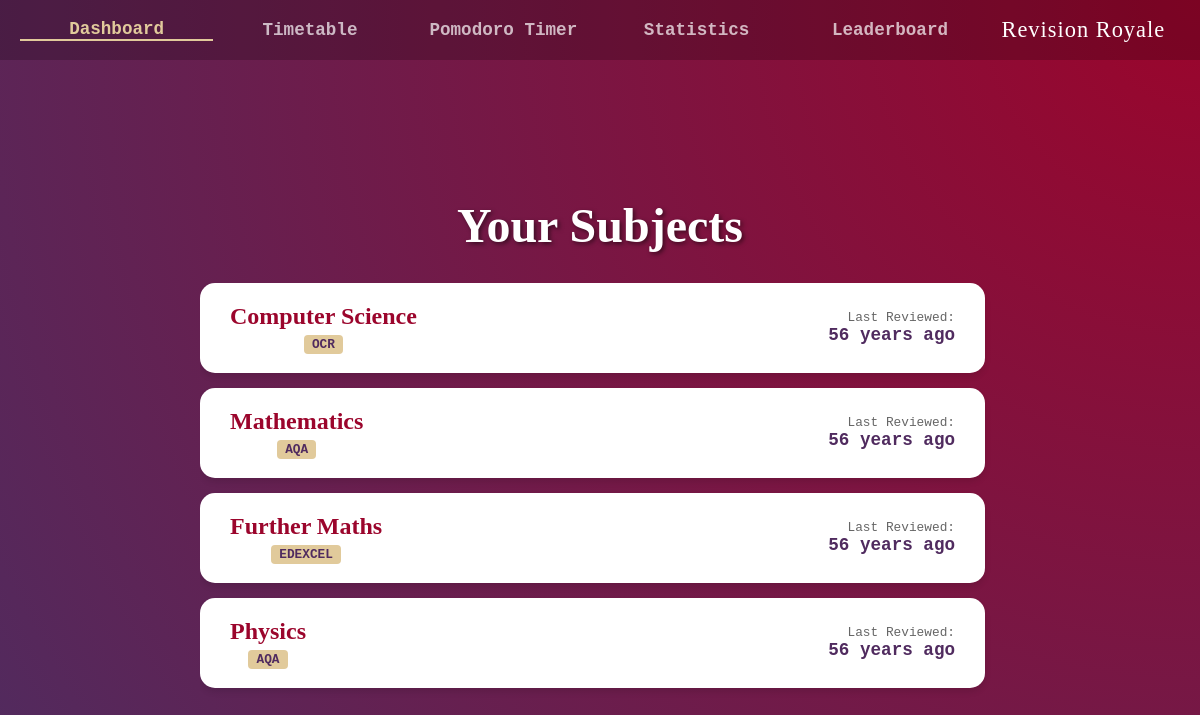
Page /dashboard (signed in) on the committed database.
### tables this page shows
CREATE TABLE Subjects
(SubjectID INTEGER PRIMARY KEY AUTOINCREMENT,
SubjectName TEXT,
ExamBoard TEXT,
TimeSpent INTEGER,
LastReviewed INTEGER,
Priority REAL,
Username TEXT,
FOREIGN KEY(Username) REFERENCES Users(Username));

### app.py (the view)
@app.route("/dashboard", methods=["GET"])
def DashboardPage():
    if "user" not in session:
        return render_template("login.html")
    User: Record = AuthenticationModule.GetUserRecord(session["user"])
    if User.GetAttribute("SetupComplete").Value == 0:
        return redirect("/setup-subjects")
    SubjectRecords: list[Record] = ProgramDatabase.GetAllRecords("Subjects", AttributeValue("Username", "TEXT", session["user"]))
    if SubjectRecords == None or SubjectRecords == []:
        return redirect('/setup-subjects')
    Subjects = []
    for Subject in SubjectRecords:
        Subjects.append({"SubjectName": Subject.GetAttribute("SubjectName").Value,
                         "ExamBoard": Subject.GetAttribute("ExamBoard").Value,
                         "LastReviewed": arrow.get(Subject.GetAttribute("LastReviewed").Value).humanize()})
    return render_template("authenticated/dashboard.html", ActivePage="dashboard", Subjects=Subjects)

### modules.py (called while the page is built)
def GetAttributeValueFromList(Attributes: list[AttributeValue], Name: str) -> AttributeValue:
    for Attribute in Attributes:
        if Attribute.Name == Name:
            return Attribute
    return None

    def GetAttribute(self, Name: str) -> AttributeValue:
        return GetAttributeValueFromList(self.Attributes, Name)

    def GetUserRecord(self, Username: str) -> Record:
        return self.ProgramDatabase.GetRecord("Users", AttributeValue("Username", "", Username))

### templates/authenticated/dashboard.html
{% extends "authenticated/authenticated_base.html" %}
{% block app_content %}
<div class="dashboard-container">
    <h1 class="page-title">Your Subjects</h1>
    <div class="subject-list-container">
        {% if Subjects %}
            {% for Subject in Subjects %}
            <div class="subject-card">
                <div class="subject-info">
                    <h2 class="subject-name">{{ Subject.SubjectName }}</h2>
                    <span class="exam-board-tag">{{ Subject.ExamBoard }}</span>
                </div>
                <div class="last-reviewed">
                    <span class="label">Last Reviewed:</span>
                    <span class="time">{{ Subject.LastReviewed }}</span>
                </div>
            </div>
            {% endfor %}
        {% else %}
            <div class="empty-state">
                <p>No subjects found.</p>
                <a href="/setup-subjects" class="btn">Add Subjects</a>
            </div>
        {% endif %}
    </div>
</div>
{% endblock %}

### templates/authenticated/authenticated_base.html
{% extends "base.html" %}
{% block content %}
<nav class="top-nav">
    <a href="/dashboard" class="nav-item {{ 'active' if ActivePage == 'dashboard' }}">Dashboard</a>
    <a href="/timetable" class="nav-item {{ 'active' if ActivePage == 'timetable' }}">Timetable</a>
    <a href="/timer" class="nav-item {{ 'active' if ActivePage == 'timer' }}">Pomodoro Timer</a>
    <a href="/statistics" class="nav-item {{ 'active' if ActivePage == 'statistics' }}">Statistics</a>
    <a href="/leaderboard" class="nav-item {{ 'active' if ActivePage == 'leaderboard' }}">Leaderboard</a>
    <span class="nav-brand">Revision Royale</span>
</nav>
<div class="app-container">
    {% block app_content %}{% endblock %}
</div>
{% endblock %}

### templates/base.html (shortened to what this page needs)
<!DOCTYPE html>
<html lang="en">
<head>
    <link rel="stylesheet" href="{{ url_for('static', filename='style.css') }}" type="text/css"/>
</head>
<body>
    <main>
        {% block content %}{% endblock %}
    </main>
</body>
</html>

### static/style.css (style rules this page uses)
* { margin: 0; padding: 0; box-sizing: border-box; }
body { height: 100vh; display: flex; justify-content: center; align-items: center; color: white; font-family: 'Courier New', Courier, monospace; background: radial-gradient(circle at top right, #9b052cff, #502b5fff); text-align: center; }
h1 { font-family: 'Royale', 'Courier New', serif; font-size: 5rem; margin-bottom: 5px; }
.top-nav { position: fixed; top: 0; left: 0; width: 100%; height: 60px; background-color: rgba(0, 0, 0, 0.2); display: flex; align-items: center; justify-content: space-around; padding: 0 20px; z-index: 1000; }
.nav-item { color: rgba(255, 255, 255, 0.7); text-decoration: none; font-size: 1.1rem; font-weight: bold; transition: color 0.3s ease; flex: 1; text-align: center; }
.nav-item.active { color: #e1ca9bff; border-bottom: 2px solid #e1ca9bff; }
.nav-brand { flex: 1; text-align: center; font-family: 'Royale', serif; font-size: 1.4rem; color: white; letter-spacing: 1px; }
.app-container { margin-top: 80px; width: 100%; display: flex; justify-content: center; }
.dashboard-container { width: 800px; display: flex; flex-direction: column; align-items: center; padding-top: 20px; }
.page-title { font-family: 'Royale', serif; font-size: 3rem; margin-bottom: 30px; text-shadow: 2px 2px 4px rgba(0,0,0,0.5); }
.subject-list-container { width: 100%; max-height: 60vh; overflow-y: auto; padding-right: 15px; scrollbar-width: thin; scrollbar-color: #e1ca9bff #9b052cff; }
.subject-card { background-color: white; color: #333; padding: 20px 30px; border-radius: 15px; margin-bottom: 15px; display: flex; justify-content: space-between; align-items: center; box-shadow: 0 4px 6px rgba(0,0,0,0.1); transition: transform 0.2s; }
.subject-name { font-family: 'Royale', serif; font-size: 1.5rem; color: #9b052cff; margin-bottom: 5px; }
.exam-board-tag { background-color: #e1ca9bff; color: #502b5f; padding: 2px 8px; border-radius: 4px; font-size: 0.8rem; font-weight: bold; text-transform: uppercase; }
.last-reviewed { text-align: right; display: flex; flex-direction: column; }
.last-reviewed .label { font-size: 0.8rem; color: #666; }
.last-reviewed .time { font-size: 1.1rem; font-weight: bold; color: #502b5f; }

### rows in the picture
Subjects: SubjectName "Computer Science", ExamBoard "OCR", LastReviewed "56 years ago"
Subjects: SubjectName "Mathematics", ExamBoard "AQA", LastReviewed "56 years ago"
Subjects: SubjectName "Further Maths", ExamBoard "EDEXCEL", LastReviewed "56 years ago"
Subjects: SubjectName "Physics", ExamBoard "AQA", LastReviewed "56 years ago"
